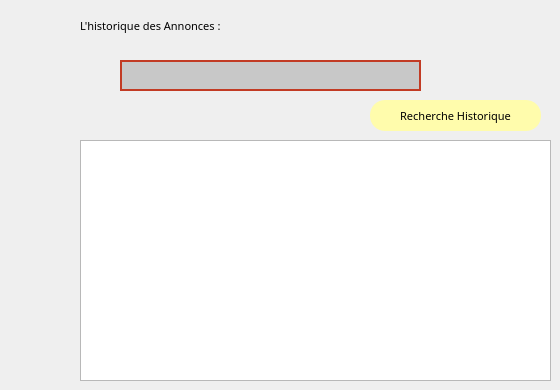
        <widget class="QWidget" name="tab_20">
         <attribute name="title">
          <string>Historique</string>
         </attribute>
         <widget class="QPushButton" name="pushButtonHistorique_2">
          <property name="geometry">
           <rect>
            <x>370</x>
            <y>100</y>
            <width>171</width>
            <height>31</height>
           </rect>
          </property>
          <property name="font">
           <font>
            <family>Modern No. 20</family>
            <pointsize>8</pointsize>
            <weight>50</weight>
            <italic>false</italic>
            <bold>false</bold>
           </font>
          </property>
          <property name="styleSheet">
           <string notr="true">QPushButton
{
background-color:rgb(255, 252, 172);
border-radius:15px;}
QPushButton:hover
{
color:#333;
background:#49ebff;
background:rgb(200, 200, 200);
}</string>
          </property>
          <property name="text">
           <string>Recherche Historique</string>
          </property>
         </widget>
         <widget class="QLineEdit" name="Recherche_Historique_2">
          <property name="geometry">
           <rect>
            <x>120</x>
            <y>60</y>
            <width>301</width>
            <height>31</height>
           </rect>
          </property>
          <property name="styleSheet">
           <string notr="true"> QLineEdit
{
border:2px solid rgb(194, 59, 36);
border-radius:20px;
color:#FFF;
padding-left :20px;
padding-right :20px;
background-color:rgb(200, 200, 200);

}
QLineEdit:hover
{
border: 2px solid rgb(0,0,0);
background-color:rgb(115, 115, 115) ;
}
QLineEdit:focus
{
border:2px solid rgb(0,0,0);
background-color: rgb(121, 121, 121);
}</string>
          </property>
         </widget>
         <widget class="QTextBrowser" name="rdv_Historique_2">
          <property name="geometry">
           <rect>
            <x>80</x>
            <y>140</y>
            <width>471</width>
            <height>241</height>
           </rect>
          </property>
          <property name="font">
           <font>
            <family>Modern No. 20</family>
            <pointsize>8</pointsize>
            <weight>50</weight>
            <italic>false</italic>
            <bold>false</bold>
           </font>
          </property>
         </widget>
         <widget class="QLabel" name="label_42">
          <property name="geometry">
           <rect>
            <x>80</x>
            <y>10</y>
            <width>271</width>
            <height>31</height>
           </rect>
          </property>
          <property name="font">
           <font>
            <family>Modern No. 20</family>
            <pointsize>8</pointsize>
            <weight>50</weight>
            <italic>false</italic>
            <bold>false</bold>
           </font>
          </property>
          <property name="text">
           <string>L'historique des Annonces :</string>
          </property>
         </widget>
        </widget>
